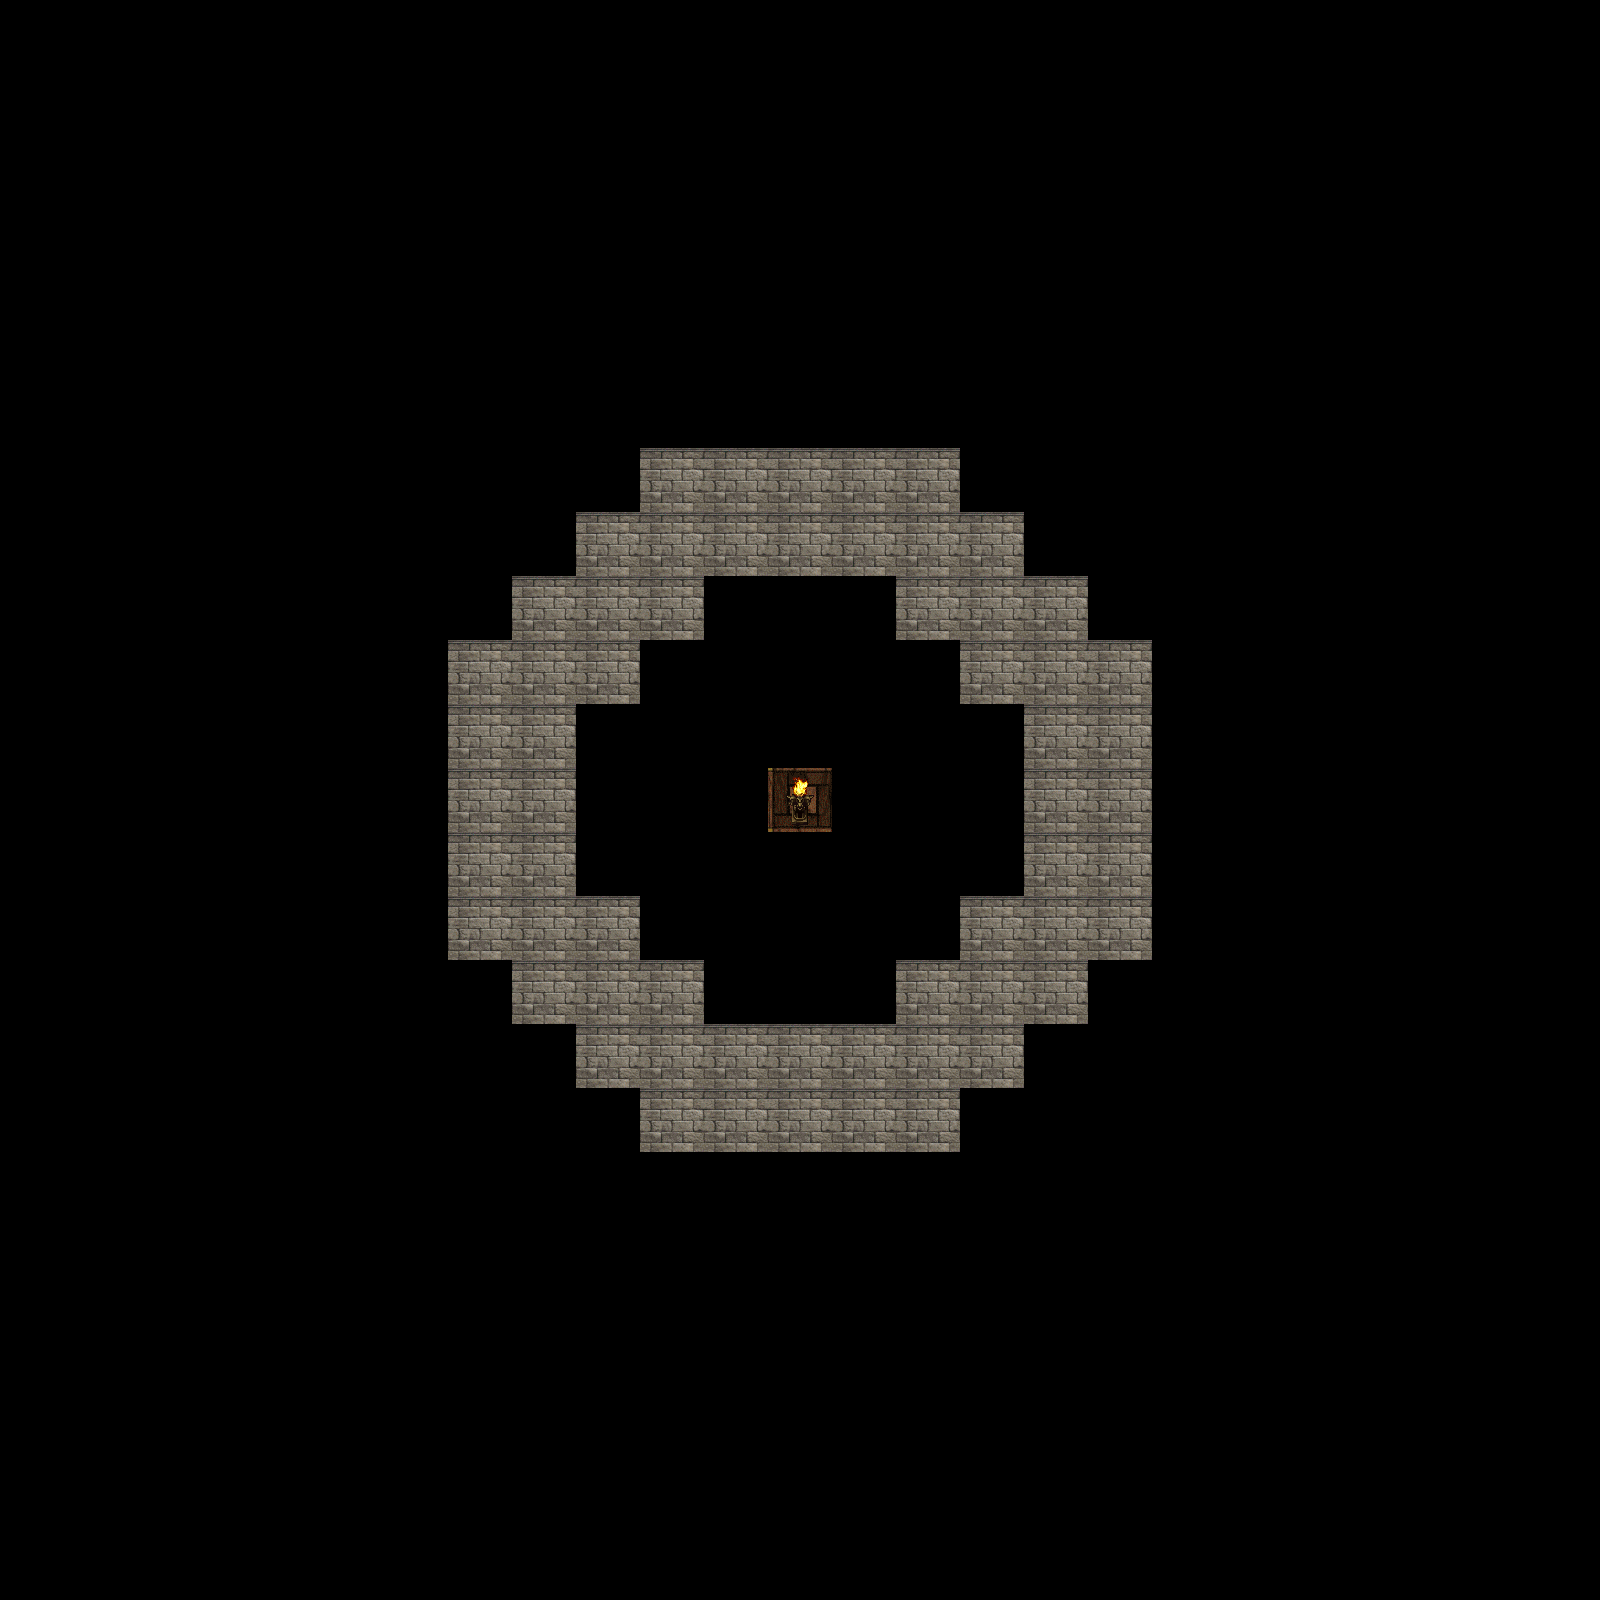

Rendered tile map (Tiled .tmx) drawn with the repository's tilesets; below, a short description and the map source with its tile grids summarised:
An orthogonal 25x25 tile map with 64x64 px tiles, 1 tile layer (walls).

<map version="1.0" orientation="orthogonal" width="25" height="25" tilewidth="64" tileheight="64">
 <tileset firstgid="1" name="scene2_1" tilewidth="64" tileheight="64">
  <image source="assets/images/scene2_1.png" trans="548995" width="1024" height="1024" />
  <tile id="1">
   <properties>
    <property name="collidable" value="true" />
   </properties>
  </tile>
  <tile id="2">
   <properties>
    <property name="collidable" value="true" />
    <property name="description" value="An unquenchable torch flickers in the dim light." />
   </properties>
  </tile>
 </tileset>
 <layer name="walls" width="25" height="25">
  <properties>
   <property name="tileset" value="scene2_1Img" />
  </properties>
  <data>[625 cells, 61 non-empty, 2 distinct tile ids]</data>
 </layer>
</map>